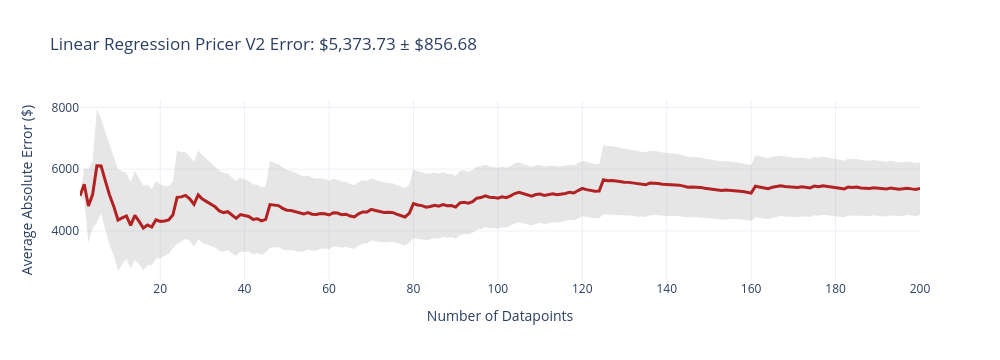
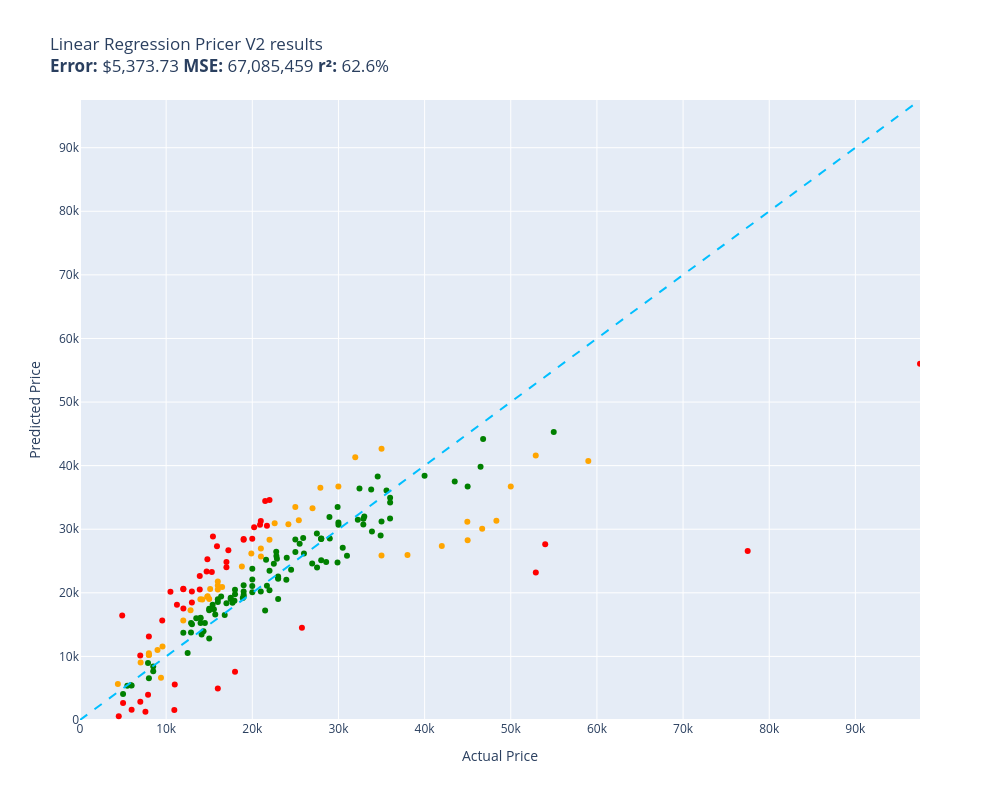

Notebook cell for these charts, in order:
### Code cell
def get_horsepower(car):
    return car.horsepower if car.horsepower is not None else 0

def get_has_accidents(car):
    return 1 if car.has_accidents else 0

def build_features_v2(cars):
    X = np.array([
        [c.mileage, get_car_age(c), get_text_length(c), get_horsepower(c), get_has_accidents(c)]
        for c in cars
    ])
    y = np.array([c.price for c in cars])
    return X, y

X_train2, y_train2 = build_features_v2(train)
X_test2, y_test2 = build_features_v2(test)

lr2 = LinearRegression()
lr2.fit(X_train2, y_train2)

print("Coefficients (mileage, car_age, text_length, horsepower, has_accidents):", lr2.coef_)
print("Train R²:", lr2.score(X_train2, y_train2))
print("Test R²:", lr2.score(X_test2, y_test2))

def linear_regression_pricer_v2(car):
    X = np.array([[car.mileage, get_car_age(car), get_text_length(car), get_horsepower(car), get_has_accidents(car)]])
    return lr2.predict(X)[0]

evaluate(linear_regression_pricer_v2, test)

### Figure 1 — Plotly figure (JSON) as saved in the notebook; plotly's stock layout.template omitted (floating-point values rounded to 4 significant figures; data arrays with more than 128 entries replaced by an {"elided": "..."} marker saying what was removed)
{"data": [{"fill": "toself", "fillcolor": "rgba(128,128,128,0.2)", "hoverinfo": "skip", "line": {"color": "rgba(255,255,255,0)"}, "name": "95% CI", "showlegend": false, "type": "scatter", "x": {"elided": "400 int values"}, "y": {"elided": "400 float values"}}, {"customdata": {"elided": "200x1 float values"}, "hovertemplate": "n=%{x}<br>Avg Error=$%{y:,.2f}<br>±95% CI=$%{customdata[0]:,.2f}<extra></extra>", "line": {"color": "firebrick", "width": 3}, "mode": "lines", "name": "Cumulative Avg Error", "type": "scatter", "x": {"elided": "200 int values"}, "y": {"elided": "200 float values"}}], "layout": {"height": 360, "showlegend": false, "title": {"text": "Linear Regression Pricer V2 Error: $5,373.73 ± $856.68"}, "width": 1000, "xaxis": {"title": {"text": "Number of Datapoints"}}, "yaxis": {"title": {"text": "Average Absolute Error ($)"}}}}

### Figure 2 — Plotly figure (JSON) as saved in the notebook; plotly's stock layout.template omitted (floating-point values rounded to 4 significant figures)
{"data": [{"customdata": [["2020 Kia Soul\nGuess=$21,132.78 Actual=$15,995.00"], ["2007 Subaru B9 Tribeca\nGuess=$11,549.06 Actual=$9,575.00"], ["2018 Ford Escape\nGuess=$21,777.36 Actual=$15,995.00"], ["2017 FIAT 500X\nGuess=$19,376.45 Actual=$14,776.00"], ["2019 Volkswagen Jetta\nGuess=$18,998.70 Actual=$13,975.00"], ["2020 Jeep Grand Cherokee\nGuess=$40,724.19 Actual=$58,998.00"], ["2017 INFINITI Q50\nGuess=$28,349.72 Actual=$21,995.00"], ["2019 Jeep Wrangler Unlimited\nGuess=$31,193.28 Actual=$44,959.00"], ["2017 BMW X5\nGuess=$25,879.04 Actual=$34,995.00"], ["2017 Mazda MAZDA6\nGuess=$20,582.70 Actual=$15,108.00"], ["2017 Honda Accord\nGuess=$20,896.45 Actual=$16,495.00"], ["2017 Hyundai Elantra\nGuess=$15,631.99 Actual=$11,988.00"], ["2014 Ford Focus\nGuess=$19,015.34 Actual=$14,999.00"], ["2001 Ford Explorer\nGuess=$5,651.77 Actual=$4,395.00"], ["2014 Maserati Ghibli\nGuess=$36,540.06 Actual=$27,900.00"], ["2017 Honda Civic Hatchback\nGuess=$20,539.32 Actual=$15,995.00"], ["2019 Nissan Sentra\nGuess=$17,246.39 Actual=$12,831.00"], ["2017 Dodge Challenger\nGuess=$33,301.43 Actual=$26,988.00"], ["2018 Ford Transit Passenger\nGuess=$33,492.55 Actual=$24,995.00"], ["2020 Land Rover Discovery Sport\nGuess=$31,314.61 Actual=$48,331.00"], ["2017 Ford Focus\nGuess=$25,707.46 Actual=$20,999.00"], ["2017 Maserati Ghibli\nGuess=$41,307.70 Actual=$31,950.00"], ["2019 RAM 1500\nGuess=$42,661.39 Actual=$35,000.00"], ["2018 Volvo XC60\nGuess=$27,368.49 Actual=$41,995.00"], ["2019 Dodge Durango\nGuess=$31,407.32 Actual=$25,400.00"], ["2019 Ford Flex\nGuess=$30,798.65 Actual=$24,188.00"], ["2010 Toyota Prius\nGuess=$10,494.84 Actual=$7,995.00"], ["2017 Honda Accord\nGuess=$18,955.55 Actual=$14,200.00"], ["2011 GMC Sierra 2500HD\nGuess=$26,986.89 Actual=$20,995.00"], ["2017 Mercedes-Benz GLE-Class\nGuess=$36,715.06 Actual=$50,000.00"], ["2016 Ford Escape\nGuess=$24,157.63 Actual=$18,791.00"], ["2019 RAM 1500\nGuess=$36,711.79 Actual=$29,991.00"], ["2019 GMC Terrain\nGuess=$26,167.10 Actual=$19,888.00"], ["2012 Subaru Legacy\nGuess=$6,645.99 Actual=$9,400.00"], ["2018 Nissan Altima\nGuess=$19,464.19 Actual=$14,818.00"], ["2011 Mitsubishi Lancer\nGuess=$10,223.69 Actual=$7,995.00"], ["2019 BMW 3 Series\nGuess=$30,093.90 Actual=$46,680.00"], ["2013 Volkswagen Jetta\nGuess=$11,008.01 Actual=$8,995.00"], ["2019 Ford F-450 Super Duty\nGuess=$28,264.12 Actual=$44,995.00"], ["2014 Volkswagen Jetta\nGuess=$9,046.98 Actual=$7,039.00"], ["2017 Nissan Maxima\nGuess=$30,945.13 Actual=$22,595.00"], ["2014 Volkswagen Passat\nGuess=$10,203.79 Actual=$7,999.00"], ["2017 Mercedes-Benz C-Class\nGuess=$25,941.10 Actual=$38,011.00"], ["2017 Cadillac Escalade\nGuess=$41,591.88 Actual=$52,900.00"]], "hovertemplate": "%{customdata[0]}<extra></extra>", "legendgroup": "orange", "marker": {"color": "orange", "size": 6, "symbol": "circle"}, "mode": "markers", "name": "orange", "orientation": "v", "showlegend": true, "type": "scatter", "x": [16000.0, 9575.0, 16000.0, 14780.0, 13980.0, 59000.0, 22000.0, 44960.0, 35000.0, 15110.0, 16500.0, 11990.0, 15000.0, 4395.0, 27900.0, 16000.0, 12830.0, 26990.0, 25000.0, 48330.0, 21000.0, 31950.0, 35000.0, 42000.0, 25400.0, 24190.0, 7995.0, 14200.0, 21000.0, 50000.0, 18790.0, 29990.0, 19890.0, 9400.0, 14820.0, 7995.0, 46680.0, 8995.0, 45000.0, 7039.0, 22600.0, 7999.0, 38010.0, 52900.0], "xaxis": "x", "y": [21130.0, 11550.0, 21780.0, 19380.0, 19000.0, 40720.0, 28350.0, 31190.0, 25880.0, 20580.0, 20900.0, 15630.0, 19020.0, 5652.0, 36540.0, 20540.0, 17250.0, 33300.0, 33490.0, 31310.0, 25710.0, 41310.0, 42660.0, 27370.0, 31410.0, 30800.0, 10490.0, 18960.0, 26990.0, 36720.0, 24160.0, 36710.0, 26170.0, 6646.0, 19460.0, 10220.0, 30090.0, 11010.0, 28260.0, 9047.0, 30950.0, 10200.0, 25940.0, 41590.0], "yaxis": "y"}, {"customdata": [["2014 Lexus LX 570\nGuess=$29,005.21 Actual=$34,894.00"], ["2017 Jeep Wrangler Unlimited\nGuess=$27,099.37 Actual=$30,497.00"], ["2018 Acura RDX\nGuess=$28,636.49 Actual=$25,905.00"], ["2017 Ford Explorer\nGuess=$29,319.13 Actual=$27,495.00"], ["2015 Jeep Grand Cherokee\nGuess=$19,378.34 Actual=$18,995.00"], ["2017 Toyota Highlander Hybrid\nGuess=$25,845.85 Actual=$30,990.00"], ["2017 Jeep Grand Cherokee\nGuess=$24,753.17 Actual=$29,891.00"], ["2013 Dodge Charger\nGuess=$28,498.27 Actual=$27,999.00"], ["2017 Dodge Durango\nGuess=$38,409.82 Actual=$39,995.00"], ["2016 BMW 3 Series\nGuess=$16,592.15 Actual=$15,700.00"], ["2019 Subaru Ascent\nGuess=$31,908.72 Actual=$28,954.00"], ["2017 INFINITI QX60\nGuess=$28,377.27 Actual=$24,995.00"], ["2018 Toyota Camry\nGuess=$22,081.90 Actual=$19,999.00"], ["2014 Jeep Grand Cherokee\nGuess=$20,073.49 Actual=$19,999.00"], ["2018 Mazda CX-5\nGuess=$21,059.39 Actual=$19,995.00"], ["2017 Chevrolet Trax\nGuess=$15,990.64 Actual=$13,497.00"], ["2016 Toyota Highlander\nGuess=$24,575.32 Actual=$22,499.00"], ["2019 Chevrolet Trax\nGuess=$19,189.14 Actual=$18,895.00"], ["2017 Volkswagen Jetta\nGuess=$18,113.42 Actual=$15,395.00"], ["2011 Nissan Rogue\nGuess=$5,375.66 Actual=$5,495.00"], ["2004 GMC Canyon\nGuess=$4,077.28 Actual=$4,999.00"], ["2017 Hyundai Tucson\nGuess=$19,435.77 Actual=$16,380.00"], ["2019 Toyota Camry\nGuess=$25,194.93 Actual=$21,598.00"], ["2017 Honda HR-V\nGuess=$16,494.57 Actual=$16,795.00"], ["2012 BMW X5\nGuess=$15,240.26 Actual=$13,995.00"], ["2015 Porsche Macan\nGuess=$39,831.10 Actual=$46,495.00"], ["2017 Mercedes-Benz C-Class\nGuess=$24,845.37 Actual=$28,573.00"], ["2017 Cadillac XT5\nGuess=$28,461.36 Actual=$27,995.00"], ["2007 Toyota Tundra\nGuess=$13,738.47 Actual=$11,995.00"], ["2017 INFINITI QX60\nGuess=$29,637.01 Actual=$33,888.00"], ["2015 Land Rover Range Rover\nGuess=$44,184.13 Actual=$46,790.00"], ["2013 Nissan Sentra\nGuess=$6,577.12 Actual=$7,999.00"], ["2017 Lincoln MKZ Hybrid\nGuess=$20,417.84 Actual=$21,995.00"], ["2017 Chevrolet Silverado 1500\nGuess=$36,423.98 Actual=$32,439.00"], ["2014 Toyota Highlander\nGuess=$21,198.52 Actual=$18,995.00"], ["2017 Chevrolet Trax\nGuess=$13,458.74 Actual=$14,114.00"], ["2018 BMW 2 Series\nGuess=$25,363.35 Actual=$22,857.00"], ["2017 Lexus IS\nGuess=$24,600.65 Actual=$26,949.00"], ["2017 Chevrolet Equinox\nGuess=$19,220.52 Actual=$17,495.00"], ["2018 Nissan Rogue\nGuess=$18,553.73 Actual=$15,999.00"], ["2007 Nissan Murano\nGuess=$5,481.26 Actual=$5,890.00"], ["2018 Chevrolet Equinox\nGuess=$19,712.85 Actual=$18,999.00"], ["2016 BMW 5 Series\nGuess=$20,224.62 Actual=$18,995.00"], ["2017 BMW 7 Series\nGuess=$31,651.75 Actual=$32,900.00"], ["2011 Honda Accord\nGuess=$7,655.74 Actual=$8,499.00"], ["2014 Mazda CX-5\nGuess=$10,518.77 Actual=$12,495.00"], ["2017 Honda Pilot\nGuess=$25,518.56 Actual=$23,995.00"], ["2014 BMW 6 Series\nGuess=$26,172.78 Actual=$25,995.00"], ["2017 Nissan Rogue\nGuess=$17,508.34 Actual=$14,995.00"], ["2012 Hyundai Elantra\nGuess=$5,410.01 Actual=$5,995.00"], ["2014 Toyota Camry\nGuess=$17,258.10 Actual=$14,995.00"], ["2017 Acura MDX\nGuess=$27,719.69 Actual=$25,495.00"], ["2017 Volkswagen Jetta\nGuess=$15,259.41 Actual=$14,495.00"], ["2015 Audi A3\nGuess=$21,128.38 Actual=$21,697.00"], ["2020 Dodge Durango\nGuess=$32,007.59 Actual=$32,998.00"], ["2017 Toyota Yaris iA\nGuess=$13,963.70 Actual=$14,336.00"], ["2017 Land Rover Range Rover Sport\nGuess=$36,737.66 Actual=$44,995.00"], ["2017 Nissan Rogue\nGuess=$15,051.67 Actual=$12,999.00"], ["2018 Alfa Romeo Stelvio\nGuess=$30,754.42 Actual=$32,888.00"], ["2017 Chevrolet Equinox\nGuess=$22,198.68 Actual=$23,000.00"], ["2017 Nissan Rogue\nGuess=$16,078.33 Actual=$13,995.00"], ["2017 Chevrolet Malibu\nGuess=$20,463.88 Actual=$17,990.00"], ["2018 Subaru Forester\nGuess=$22,064.31 Actual=$23,950.00"], ["2018 Ford Escape\nGuess=$25,797.74 Actual=$22,795.00"], ["2016 GMC Acadia\nGuess=$26,462.87 Actual=$22,777.00"], ["2018 Ford Explorer\nGuess=$30,704.80 Actual=$30,000.00"], ["2017 Jeep Grand Cherokee\nGuess=$26,433.48 Actual=$25,000.00"], ["2015 BMW i3\nGuess=$23,803.75 Actual=$19,999.00"], ["2013 Nissan Pathfinder\nGuess=$16,007.99 Actual=$13,980.00"], ["2017 BMW X3\nGuess=$25,111.01 Actual=$27,995.00"], ["2017 Ford F-150\nGuess=$38,287.96 Actual=$34,555.00"], ["2017 Toyota RAV4\nGuess=$20,198.32 Actual=$20,984.00"], ["2016 Chevrolet Cruze Limited\nGuess=$13,775.90 Actual=$12,880.00"], ["2017 Mercedes-Benz E-Class\nGuess=$37,516.91 Actual=$43,495.00"], ["2017 BMW X3\nGuess=$23,472.39 Actual=$21,998.00"], ["2016 Jeep Patriot\nGuess=$18,978.96 Actual=$15,997.00"], ["2014 Jeep Grand Cherokee\nGuess=$12,828.30 Actual=$14,998.00"], ["2017 BMW 3 Series\nGuess=$23,982.80 Actual=$27,515.00"], ["2018 Dodge Charger\nGuess=$31,072.94 Actual=$29,995.00"], ["2018 Toyota Highlander\nGuess=$31,230.03 Actual=$34,998.00"], ["2017 BMW X5\nGuess=$31,669.45 Actual=$35,988.00"], ["2020 Kia Telluride\nGuess=$34,937.35 Actual=$35,995.00"], ["2013 Kia Soul\nGuess=$8,958.13 Actual=$7,895.00"], ["2017 Jeep Wrangler Unlimited\nGuess=$28,525.94 Actual=$28,991.00"], ["2015 Honda Civic\nGuess=$22,317.71 Actual=$22,999.00"], ["2016 Mazda CX-5\nGuess=$17,422.59 Actual=$15,542.00"], ["2017 BMW X1\nGuess=$23,631.15 Actual=$24,505.00"], ["2017 Chevrolet Malibu\nGuess=$18,364.99 Actual=$17,000.00"], ["2009 Maserati GranTurismo\nGuess=$36,231.05 Actual=$33,800.00"], ["2016 Kia Optima\nGuess=$19,008.96 Actual=$22,999.00"], ["2017 Toyota Corolla\nGuess=$15,241.04 Actual=$12,890.00"], ["2018 Nissan Altima\nGuess=$18,762.61 Actual=$17,927.00"], ["2019 Honda Civic\nGuess=$18,452.39 Actual=$17,700.00"], ["2017 Jaguar F-PACE\nGuess=$33,490.18 Actual=$29,900.00"], ["2020 Ford Explorer\nGuess=$36,090.46 Actual=$35,575.00"], ["2018 Dodge Journey\nGuess=$19,014.46 Actual=$17,491.00"], ["2012 Chevrolet Equinox\nGuess=$8,422.51 Actual=$8,499.00"], ["2017 BMW 3 Series\nGuess=$17,205.82 Actual=$21,488.00"], ["2018 Mercedes-Benz CLA-Class\nGuess=$22,576.84 Actual=$22,995.00"], ["2017 Nissan Altima\nGuess=$19,776.85 Actual=$17,995.00"], ["2017 Lincoln MKC\nGuess=$28,529.15 Actual=$27,996.00"], ["2019 GMC Sierra 1500\nGuess=$45,290.25 Actual=$54,988.00"], ["2015 GMC Yukon\nGuess=$31,474.36 Actual=$32,249.00"], ["2017 Mercedes-Benz GLS-Class\nGuess=$34,197.81 Actual=$35,995.00"]], "hovertemplate": "%{customdata[0]}<extra></extra>", "legendgroup": "green", "marker": {"color": "green", "size": 6, "symbol": "circle"}, "mode": "markers", "name": "green", "orientation": "v", "showlegend": true, "type": "scatter", "x": [34890.0, 30500.0, 25900.0, 27500.0, 19000.0, 30990.0, 29890.0, 28000.0, 40000.0, 15700.0, 28950.0, 25000.0, 20000.0, 20000.0, 20000.0, 13500.0, 22500.0, 18900.0, 15400.0, 5495.0, 4999.0, 16380.0, 21600.0, 16800.0, 14000.0, 46500.0, 28570.0, 28000.0, 12000.0, 33890.0, 46790.0, 7999.0, 22000.0, 32440.0, 19000.0, 14110.0, 22860.0, 26950.0, 17500.0, 16000.0, 5890.0, 19000.0, 19000.0, 32900.0, 8499.0, 12500.0, 24000.0, 26000.0, 15000.0, 5995.0, 15000.0, 25500.0, 14500.0, 21700.0, 33000.0, 14340.0, 45000.0, 13000.0, 32890.0, 23000.0, 14000.0, 17990.0, 23950.0, 22800.0, 22780.0, 30000.0, 25000.0, 20000.0, 13980.0, 28000.0, 34560.0, 20980.0, 12880.0, 43500.0, 22000.0, 16000.0, 15000.0, 27520.0, 30000.0, 35000.0, 35990.0, 36000.0, 7895.0, 28990.0, 23000.0, 15540.0, 24500.0, 17000.0, 33800.0, 23000.0, 12890.0, 17930.0, 17700.0, 29900.0, 35580.0, 17490.0, 8499.0, 21490.0, 23000.0, 18000.0, 28000.0, 54990.0, 32250.0, 36000.0], "xaxis": "x", "y": [29010.0, 27100.0, 28640.0, 29320.0, 19380.0, 25850.0, 24750.0, 28500.0, 38410.0, 16590.0, 31910.0, 28380.0, 22080.0, 20070.0, 21060.0, 15990.0, 24580.0, 19190.0, 18110.0, 5376.0, 4077.0, 19440.0, 25190.0, 16490.0, 15240.0, 39830.0, 24850.0, 28460.0, 13740.0, 29640.0, 44180.0, 6577.0, 20420.0, 36420.0, 21200.0, 13460.0, 25360.0, 24600.0, 19220.0, 18550.0, 5481.0, 19710.0, 20220.0, 31650.0, 7656.0, 10520.0, 25520.0, 26170.0, 17510.0, 5410.0, 17260.0, 27720.0, 15260.0, 21130.0, 32010.0, 13960.0, 36740.0, 15050.0, 30750.0, 22200.0, 16080.0, 20460.0, 22060.0, 25800.0, 26460.0, 30700.0, 26430.0, 23800.0, 16010.0, 25110.0, 38290.0, 20200.0, 13780.0, 37520.0, 23470.0, 18980.0, 12830.0, 23980.0, 31070.0, 31230.0, 31670.0, 34940.0, 8958.0, 28530.0, 22320.0, 17420.0, 23630.0, 18360.0, 36230.0, 19010.0, 15240.0, 18760.0, 18450.0, 33490.0, 36090.0, 19010.0, 8423.0, 17210.0, 22580.0, 19780.0, 28530.0, 45290.0, 31470.0, 34200.0], "yaxis": "y"}, {"customdata": [["2011 Toyota Corolla\nGuess=$1,282.56 Actual=$7,595.00"], ["2017 Ford Edge\nGuess=$30,697.38 Actual=$20,896.00"], ["2011 Nissan Murano\nGuess=$15,628.09 Actual=$9,545.00"], ["2016 BMW 3 Series\nGuess=$22,625.51 Actual=$13,900.00"], ["2010 Lexus ES 350\nGuess=$20,564.54 Actual=$11,995.00"], ["2016 Mercedes-Benz C-Class\nGuess=$23,292.34 Actual=$15,300.00"], ["2019 Hyundai Elantra\nGuess=$18,459.07 Actual=$12,988.00"], ["2005 Dodge Dakota\nGuess=$2,688.29 Actual=$4,999.00"], ["2010 Mercury Milan\nGuess=$-2,117.19 Actual=$3,499.00"], ["2018 Land Rover Range Rover Velar\nGuess=$27,643.89 Actual=$53,998.00"], ["2012 Chevrolet Express Cargo\nGuess=$20,197.26 Actual=$12,985.00"], ["2010 Toyota RAV4\nGuess=$3,952.34 Actual=$7,899.00"], ["2015 Nissan NV Cargo\nGuess=$20,503.73 Actual=$13,900.00"], ["2017 Nissan Maxima\nGuess=$30,549.79 Actual=$21,700.00"], ["2011 Audi A3\nGuess=$5,567.18 Actual=$10,999.00"], ["2016 Lincoln MKT\nGuess=$27,341.42 Actual=$15,900.00"], ["2014 Chevrolet Express\nGuess=$7,574.58 Actual=$17,995.00"], ["2011 Nissan Sentra\nGuess=$-2,694.86 Actual=$2,399.00"], ["2005 Pontiac Vibe\nGuess=$-10,658.08 Actual=$3,099.00"], ["2017 Maserati GranTurismo\nGuess=$23,197.31 Actual=$52,905.00"], ["2010 Dodge Grand Caravan\nGuess=$10,147.11 Actual=$6,995.00"], ["2018 GMC Terrain\nGuess=$28,470.26 Actual=$18,994.00"], ["2016 Honda Accord\nGuess=$17,524.63 Actual=$12,000.00"], ["2011 Hyundai Elantra\nGuess=$-1,727.99 Actual=$4,995.00"], ["2018 Ford Escape\nGuess=$26,697.51 Actual=$17,222.00"], ["2008 Toyota Yaris\nGuess=$-12,615.66 Actual=$2,995.00"], ["2012 Mazda CX-9\nGuess=$18,126.27 Actual=$11,252.00"], ["2019 Toyota Corolla\nGuess=$25,270.06 Actual=$14,788.00"], ["2012 Jeep Grand Cherokee\nGuess=$20,157.72 Actual=$10,499.00"], ["2017 Toyota Prius Prime\nGuess=$14,489.13 Actual=$25,759.00"], ["2017 Buick LaCrosse\nGuess=$34,422.89 Actual=$21,495.00"], ["2010 Ford F-350 Super Duty\nGuess=$4,942.84 Actual=$15,995.00"], ["2006 Honda Civic\nGuess=$-2,397.46 Actual=$4,500.00"], ["2012 INFINITI M37\nGuess=$24,858.05 Actual=$16,999.00"], ["2015 BMW 2 Series\nGuess=$24,030.50 Actual=$16,995.00"], ["2018 Dodge Journey\nGuess=$30,317.83 Actual=$20,213.00"], ["2020 Hyundai Elantra\nGuess=$28,860.84 Actual=$15,432.00"], ["2017 Land Rover Range Rover Sport\nGuess=$26,571.56 Actual=$77,500.00"], ["2004 Saturn ION\nGuess=$576.98 Actual=$4,499.00"], ["2005 Audi A4\nGuess=$1,624.92 Actual=$5,990.00"], ["2017 Toyota Sienna\nGuess=$28,500.99 Actual=$19,995.00"], ["2019 Land Rover Range Rover\nGuess=$56,017.86 Actual=$97,500.00"], ["2013 Mercedes-Benz S-Class\nGuess=$34,592.06 Actual=$21,995.00"], ["2017 Dodge Journey\nGuess=$20,653.58 Actual=$11,995.00"], ["2013 Dodge Durango\nGuess=$31,305.69 Actual=$20,985.00"], ["2012 Ford Focus\nGuess=$-703.14 Actual=$3,399.00"], ["2014 Honda CR-V\nGuess=$1,575.10 Actual=$10,950.00"], ["2008 Jeep Grand Cherokee\nGuess=$16,434.55 Actual=$4,899.00"], ["2010 Toyota Camry\nGuess=$2,865.59 Actual=$6,999.00"], ["2016 Dodge Challenger\nGuess=$28,357.10 Actual=$18,995.00"], ["2009 Acura RL\nGuess=$13,143.69 Actual=$7,995.00"], ["2016 Toyota Camry\nGuess=$23,342.69 Actual=$14,695.00"]], "hovertemplate": "%{customdata[0]}<extra></extra>", "legendgroup": "red", "marker": {"color": "red", "size": 6, "symbol": "circle"}, "mode": "markers", "name": "red", "orientation": "v", "showlegend": true, "type": "scatter", "x": [7595.0, 20900.0, 9545.0, 13900.0, 12000.0, 15300.0, 12990.0, 4999.0, 3499.0, 54000.0, 12980.0, 7899.0, 13900.0, 21700.0, 11000.0, 15900.0, 18000.0, 2399.0, 3099.0, 52900.0, 6995.0, 18990.0, 12000.0, 4995.0, 17220.0, 2995.0, 11250.0, 14790.0, 10500.0, 25760.0, 21500.0, 16000.0, 4500.0, 17000.0, 17000.0, 20210.0, 15430.0, 77500.0, 4499.0, 5990.0, 20000.0, 97500.0, 22000.0, 12000.0, 20980.0, 3399.0, 10950.0, 4899.0, 6999.0, 19000.0, 7995.0, 14700.0], "xaxis": "x", "y": [1283.0, 30700.0, 15630.0, 22630.0, 20560.0, 23290.0, 18460.0, 2688.0, -2117.0, 27640.0, 20200.0, 3952.0, 20500.0, 30550.0, 5567.0, 27340.0, 7575.0, -2695.0, -10660.0, 23200.0, 10150.0, 28470.0, 17520.0, -1728.0, 26700.0, -12620.0, 18130.0, 25270.0, 20160.0, 14490.0, 34420.0, 4943.0, -2397.0, 24860.0, 24030.0, 30320.0, 28860.0, 26570.0, 577.0, 1625.0, 28500.0, 56020.0, 34590.0, 20650.0, 31310.0, -703.1, 1575.0, 16430.0, 2866.0, 28360.0, 13140.0, 23340.0], "yaxis": "y"}, {"hoverinfo": "skip", "line": {"color": "deepskyblue", "dash": "dash", "width": 2}, "mode": "lines", "name": "y = x", "showlegend": false, "type": "scatter", "x": [0, 97500], "y": [0, 97500]}], "layout": {"height": 800, "legend": {"title": {"text": "color"}, "tracegroupgap": 0}, "showlegend": false, "title": {"text": "Linear Regression Pricer V2 results<br><b>Error:</b> $5,373.73 <b>MSE:</b> 67,085,459 <b>r²:</b> 62.6%"}, "width": 1000, "xaxis": {"anchor": "y", "domain": [0, 1], "range": [0, 97500], "title": {"text": "Actual Price"}}, "yaxis": {"anchor": "x", "domain": [0, 1], "range": [0, 97500], "title": {"text": "Predicted Price"}}}}
